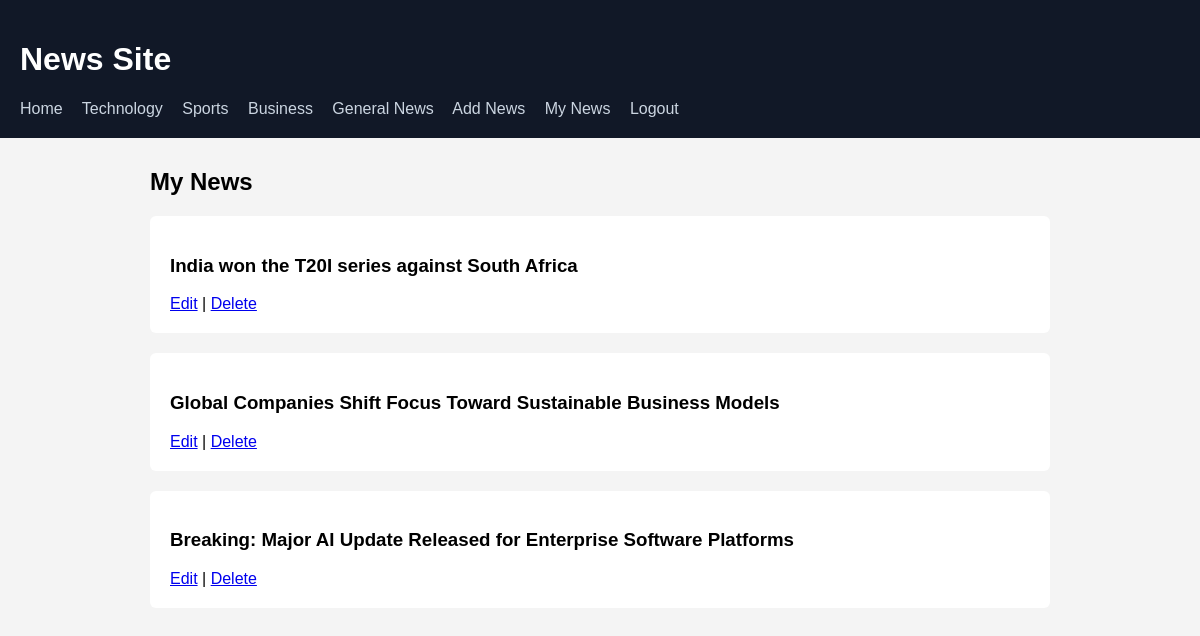
The app's page /my-news/ (signed in) with its own data.
### news/models.py (models this page shows, shortened)
class News(models.Model):
    CATEGORY_CHOICES = [
        ('technology', 'Technology'),
        ('sports', 'Sports'),
        ('business', 'Business'),
        ('general', 'General News'),
    ]
    title = models.CharField(max_length=200)
    category = models.CharField(max_length=20, choices=CATEGORY_CHOICES)
    content = models.TextField()
    author = models.ForeignKey(User, on_delete=models.CASCADE)
    created_at = models.DateTimeField(auto_now_add=True)

### news/views.py (the view)
# urls.py: path('my-news/', my_news),
@login_required
def my_news(request):
    news = News.objects.filter(author=request.user)
    return render(request, 'news/my_news.html', {'news': news})

### news/templates/news/my_news.html
{% extends 'news/base.html' %}
{% block content %}
<h2>My News</h2>
{% for n in news %}
<div class="card">
    <h3>{{ n.title }}</h3>
    <a href="/edit/{{ n.id }}/">Edit</a> |
    <a href="/delete/{{ n.id }}/">Delete</a>
</div>
{% empty %}
<p>You have not posted any news.</p>
{% endfor %}
{% endblock %}

### static/style.css (style rules this page uses)
body { font-family: Arial; background: #f4f4f4; margin: 0; }
.card { background: white; padding: 20px; margin-bottom: 20px; border-radius: 6px; }

### records on screen
News: title "India won the T20I series against South Africa"
News: title "Global Companies Shift Focus Toward Sustainable Business Models"
News: title "Breaking: Major AI Update Released for Enterprise Software Platforms"
